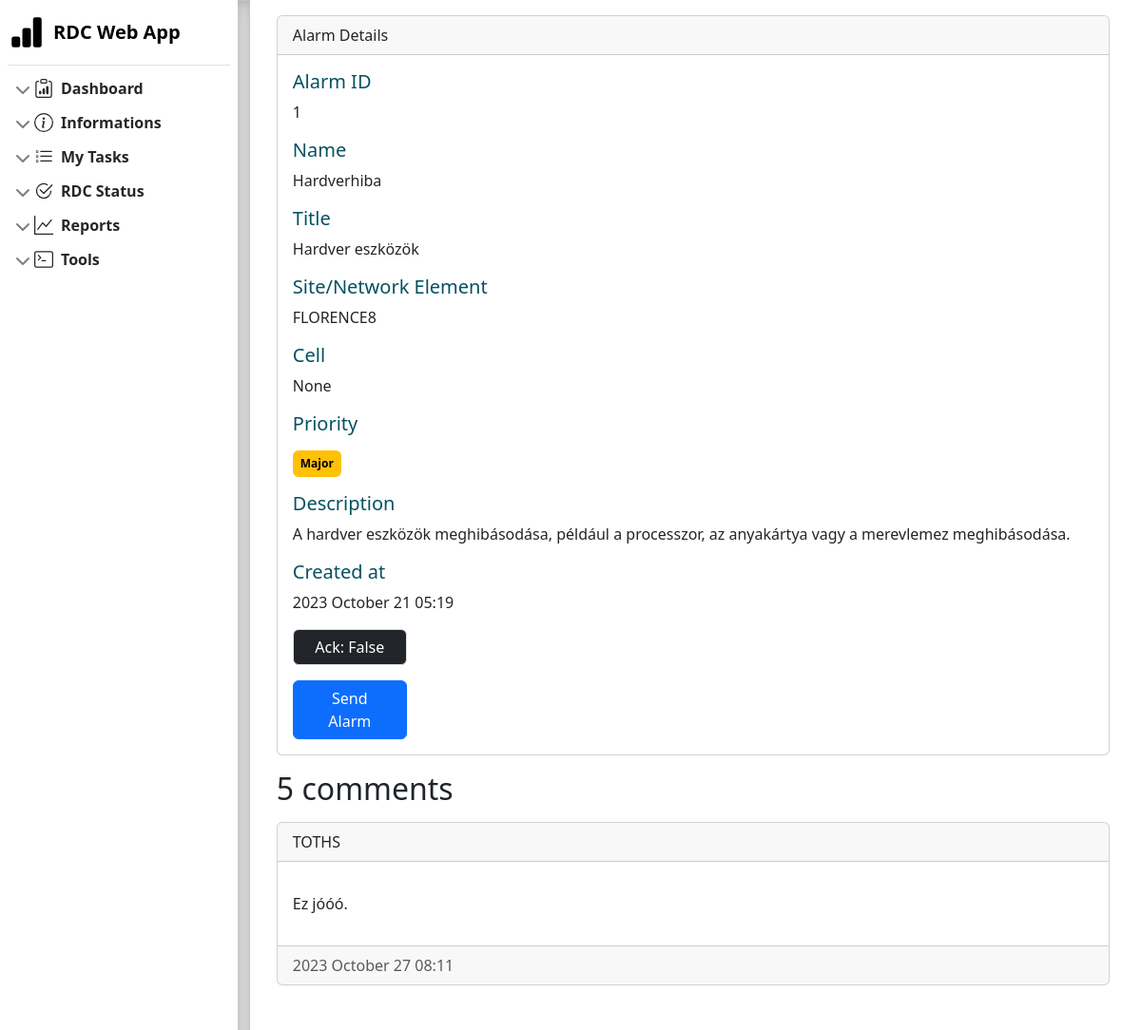
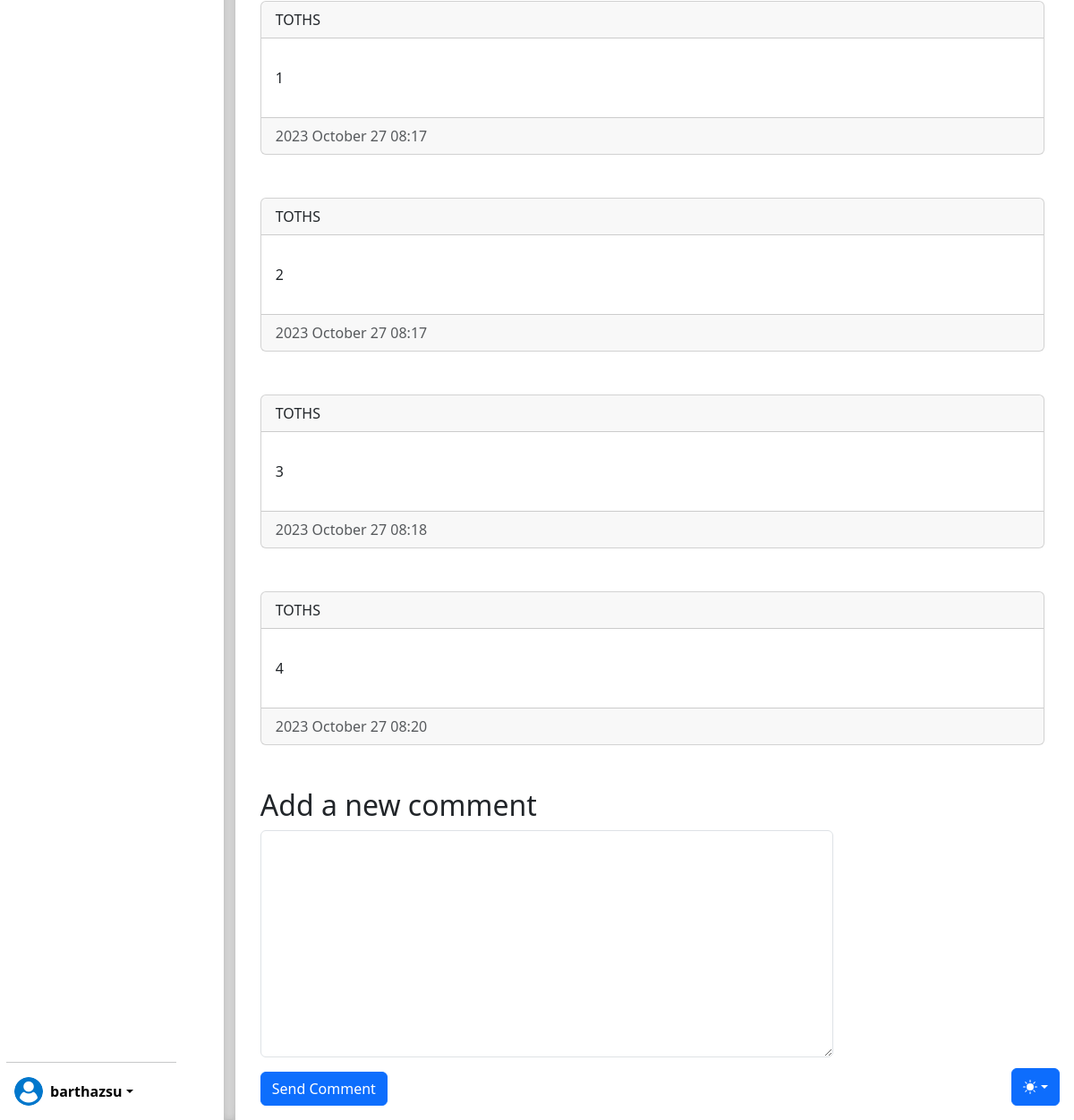
/1/ (signed in), run on the app's committed database (2 pictures, top to bottom).
### dashboard/models.py (models this page shows, shortened)
class Alarm(models.Model):
    class Priority(models.TextChoices):
        CRITICAL = 'CR', 'Critical'
        MAJOR  = 'MJ', 'Major'
        MINOR = 'MN', 'Minor'
    type = models.ForeignKey(AlarmType, null=True, on_delete=models.PROTECT, related_name='alarm_type')
    check_result = models.BooleanField()
    ack = models.BooleanField()
    created_at = models.DateTimeField()
    cell = models.ForeignKey(Cell, null=True, blank=True, on_delete=models.PROTECT, related_name='alarm_cell')
    site = models.ForeignKey(Site, null=True, blank=True, on_delete=models.PROTECT,
                             related_name='alarm_site', verbose_name='Site/Object')
    priority = models.CharField(max_length=2, choices=Priority.choices, default=Priority.MAJOR)
    objects = models.Manager()
    not_ack_alarm = NotAckAlarm()
    class Meta:
        ordering = ['created_at']
        indexes = [models.Index(fields=['created_at'])]
    def get_priority_css_class(self):
        css_classes = {
            self.Priority.CRITICAL: 'badge text-bg-danger',
            self.Priority.MAJOR: 'badge text-bg-warning',
            self.Priority.MINOR: 'badge text-bg-info',
        }
        return css_classes.get(self.priority, 'badge text-bg-primary')

class AlarmType(models.Model):
    name = models.CharField(max_length=50)
    title = models.CharField(max_length=200)
    description = models.TextField()
    class Meta:
        ordering = ['name']
        indexes = [models.Index(fields=['name'])]

class Site(models.Model):
    name = models.CharField(max_length=50, unique=True)
    hw_type = models.ForeignKey(HwType, null=True, on_delete=models.PROTECT)
    oss = models.IntegerField()
    site_controller = models.ForeignKey(SiteController, null=True, on_delete=models.PROTECT)
    territorial_division = models.ForeignKey(TerritorialDivision, null=True, on_delete=models.PROTECT)
    class Meta:
        ordering = ['name']
        indexes = [models.Index(fields=['name'])]
    def __str__(self):
        return self.name

class Comment(models.Model):
    alarm = models.ForeignKey(Alarm, null=True, on_delete=models.PROTECT, related_name="comments")
    text = models.TextField()
    user = models.ForeignKey(User, null=True, on_delete=models.PROTECT)
    created = models.DateTimeField(auto_now_add=True)
    updated = models.DateTimeField(auto_now=True)
    active = models.BooleanField(default=True)
    class Meta:
        ordering = ['created']
        indexes = [
            models.Index(fields=['created']),
            ]

### dashboard/views.py (the view)
# urls.py: path('<int:id>/', views.alarm_detail, name='alarm_detail'),
@login_required
def alarm_detail(request, id):
    alarm = get_object_or_404(Alarm, id=id, ack=False)
    comments = alarm.comments.filter(active=True)
    form = CommentForm()
    return render(request, 'dashboard/detail.html', {'alarm': alarm, 'comments': comments, 'form': form})

### dashboard/forms.py
class CommentForm(forms.ModelForm):
    class Meta:
        model = Comment
        fields = ['text']
        widgets = {'text': forms.Textarea(attrs={
            'class': 'form-control',
            'style': 'resize: both; width: 40em',
            'cols': 50,
            'rows': 10})}

### dashboard/templates/dashboard/detail.html (shortened to what this page needs)
{% extends "dashboard/base.html" %}
{% block content %}
<div class="container m-3 justify-content-start w-75 overflow-auto">
    <div class="card">
        <div class="card-header">
            Alarm Details
        </div>
        <div class="card-body">
            <h5 class="card-title text-info-emphasis">Alarm ID</h5>
            <p class="card-text">{{ alarm.id }}</p>
            <h5 class="card-title text-info-emphasis">Name</h5>
            <p class="card-text">{{ alarm.type.name }}</p>
            <h5 class="card-title text-info-emphasis">Title</h5>
            <p class="card-text">{{ alarm.type.title }}</p>
            <h5 class="card-title text-info-emphasis">Site/Network Element</h5>
            <p class="card-text">{{ alarm.site }}</p>
            <h5 class="card-title text-info-emphasis">Cell</h5>
            <p class="card-text">{{ alarm.cell }}</p>
            <h5 class="card-title text-info-emphasis mb-3">Priority</h5>
            <p class="badge p-2 {{ alarm.get_priority_css_class }}">{{ alarm.get_priority_display }}</p>
            <h5 class="card-title text-info-emphasis">Description</h5>
            <p class="card-text ">{{ alarm.type.description }}</p>
            <h5 class="card-title text-info-emphasis">Created at</h5>
            <p class="card-text">{{ alarm.created_at|date:"Y F j" }} {{ alarm.created_at|date:"H:i" }}</p>
            <a href="#"
                class="btn border {% if alarm.ack %}btn-light{% else %}btn-dark{% endif %} mb-3"
                style="width: 120px">
                Ack: {{ alarm.ack }}
            </a><br>
            <a href="{% url "dashboard:alarm_share" alarm.id %}" class="btn btn-primary px-3" style="width: 120px">
                Send Alarm
            </a>
        </div>
    </div>
    {% with comments.count as total_comments %}
        <h2 class="card-title text-start my-3">
            {{ total_comments }} comment{{ total_comments|pluralize }}
        </h2>
    {% endwith %}
    {% for comment in comments %}
        <div class="card mb-5">
            <div class="card-header">
                {{ comment.user|upper }}
            </div>
            <div class="card-body">
                <p class="card-text">{{ comment.text|linebreaks }}</p>
            </div>
            <div class="card-footer text-muted">
                {{ comment.created|date:"Y F j" }} {{ comment.created|date:"H:i" }}
            </div>
        </div>
        {% empty %}
        <p class="text-info-emphasis">There are no comments.</p>
    {% endfor %}
    {% include "includes/comment_form.html" %}
</div>
{% endblock %}

### dashboard/templates/dashboard/base.html (shortened to what this page needs)
{% load static %}
<!DOCTYPE html>
<html lang="en" data-bs-theme="dark">
    <head>
        <link href="{% static "css/bootstrap.min.css" %}" rel="stylesheet">
        <link href="{% static "css/base.css" %}" rel="stylesheet">
        <link href="{% static "css/sidebars.css" %}" rel="stylesheet">
    </head>
<body>
    <div class="dropdown position-fixed bottom-0 end-0 mb-3 me-3 bd-mode-toggle">
        <button class="btn btn-bd-primary py-2 dropdown-toggle d-flex align-items-center" id="bd-theme" type="button"
            aria-expanded="false" data-bs-toggle="dropdown" aria-label="Toggle theme (auto)">
            <svg class="bi my-1 theme-icon-active" width="1em" height="1em"><use href="#circle-half"></use></svg>
        </button>
    </div>
    <main class="d-flex d-flex-nowrap">
        <div class="d-flex flex-column p-2" style="width: 250px;">
            <a href="{% url "dashboard:index" %}" class="d-flex align-items-center pt-2 pb-3 mb-2 link-body-emphasis text-decoration-none border-bottom">
                <svg class="bi pe-none me-2" width="40" height="36"><use xlink:href="#barchart"/></svg>
                <span class="fs-5 fw-semibold">RDC Web App</span>
            </a>
            <ul class="list-unstyled ps-0 overflow-auto" style="max-height: 85%;">
                <li class="mb-1">
                    <button class="btn btn-toggle d-inline-flex align-items-center rounded border-0 collapsed" data-bs-toggle="collapse" data-bs-target="#dashboard-collapse" aria-expanded="true">
                        <svg class="bi pe-none me-2" width="20" height="20"><use xlink:href="#dashboard"/></svg>
                        Dashboard
                    </button>
                </li>
                <li class="mb-1">
                    <button class="btn btn-toggle d-inline-flex align-items-center rounded border-0 collapsed" data-bs-toggle="collapse" data-bs-target="#help-collapse" aria-expanded="true">
                        <svg class="bi pe-none me-2" width="20" height="20"><use xlink:href="#help"/></svg>
                        Informations
                    </button>
                </li>
                <li class="mb-1">
                    <button class="btn btn-toggle d-inline-flex align-items-center rounded border-0 collapsed" data-bs-toggle="collapse" data-bs-target="#task-collapse" aria-expanded="true">
                        <svg class="bi pe-none me-2" width="20" height="20"><use xlink:href="#task"/></svg>
                        My Tasks
                    </button>
                </li>
                <li class="mb-1">
                    <button class="btn btn-toggle d-inline-flex align-items-center rounded border-0 collapsed" data-bs-toggle="collapse" data-bs-target="#status-collapse" aria-expanded="true">
                        <svg class="bi pe-none me-2" width="20" height="20"><use xlink:href="#status"/></svg>
                        RDC Status
                    </button>
                </li>
                <li class="mb-1">
                    <button class="btn btn-toggle d-inline-flex align-items-center rounded border-0 collapsed" data-bs-toggle="collapse" data-bs-target="#report-collapse" aria-expanded="true">
                        <svg class="bi pe-none me-2" width="20" height="20"><use xlink:href="#report"/></svg>
                        Reports
                    </button>
                </li>
                <li class="mb-1">
                    <button class="btn btn-toggle d-inline-flex align-items-center rounded border-0 collapsed" data-bs-toggle="collapse" data-bs-target="#tool-collapse" aria-expanded="true">
                        <svg class="bi pe-none me-2" width="20" height="20"><use xlink:href="#tool"/></svg>
                        Tools
                    </button>
                </li>
            </ul>
            <div class="dropdown pb-3 px-0" style="position: fixed; bottom: 0px;">
                <hr class="" style="width: 190px; margin-left: -1px;">
                <a href="#" class="d-flex align-items-center link-body-emphasis text-decoration-none dropdown-toggle px-2"
                    data-bs-toggle="dropdown" aria-expanded="false">
                    <img src="{% static "image/profile.png" %}" alt="" width="32" height="32" class="rounded-circle me-2">
                    {% if request.user.is_authenticated %}
                        <strong>{{ request.user.username }}</strong>
                    {% endif %}
                </a>
            </div>
        </div>
        <div class="b-example-divider b-example-vr"></div>
        {% block content %}
        {% endblock %}
    </main>
    <script src="{% static "js/sidebars.js" %}"></script></body>
</html>

### rdc/static/css/base.css (style rules this page uses)
.b-example-divider { width: 100%; height: 3rem; background-color: rgba(0, 0, 0, .1); border: solid rgba(0, 0, 0, .15); border-width: 1px 0; box-shadow: inset 0 .5em 1.5em rgba(0, 0, 0, .1), inset 0 .125em .5em rgba(0, 0, 0, .15); }
.b-example-vr { flex-shrink: 0; width: 0.8rem; height: 100vh; }
.bi { vertical-align: -.125em; fill: currentColor; }
.btn-bd-primary { --bd-violet-bg: #0d6dfd; --bd-violet-rgb: 112.520718, 44.062154, 249.437846; --bs-btn-font-weight: 600; --bs-btn-color: var(--bs-white); --bs-btn-bg: var(--bd-violet-bg); --bs-btn-border-color: var(--bd-violet-bg); --bs-btn-hover-color: var(--bs-white); --bs-btn-hover-bg: #6528e0; --bs-btn-hover-border-color: #6528e0; --bs-btn-focus-shadow-rgb: var(--bd-violet-rgb); --bs-btn-active-color: var(--bs-btn-hover-color); --bs-btn-active-bg: #5a23c8; --bs-btn-active-border-color: #5a23c8; }
.bd-mode-toggle { z-index: 1500; }

### rdc/static/css/sidebars.css (style rules this page uses)
body { min-height: 100vh; min-height: -webkit-fill-available; }
html { height: -webkit-fill-available; }
main { height: 100vh; height: -webkit-fill-available; max-height: 100vh; overflow-x: auto; overflow-y: hidden; }
.dropdown-toggle { outline: 0; }
.btn-toggle { padding: .25rem .5rem; font-weight: 600; color: var(--bs-emphasis-color); background-color: transparent; }
.btn-toggle::before { width: 1.25em; line-height: 0; transition: transform .35s ease; transform-origin: .5em 50%; }
.btn-toggle[aria-expanded="true"] { color: rgba(var(--bs-emphasis-color-rgb), .85); }
.btn-toggle[aria-expanded="true"]::before { transform: rotate(90deg); }

### data on the page
Alarm: id "1", type.name "Hardverhiba", type "Hardver eszközök", site "FLORENCE8", cell "None", priority "Major", type.description "A hardver eszközök meghibásodása, például a processzor, az anyakártya vagy a merevlemez meghibásodása.", created_at "2023 October 21", created_at "05:19", ack "False"
Comment: user "TOTHS", text "Ez jóóó.", created "2023 October 27", created "08:11"
Comment: user "TOTHS", text "1", created "2023 October 27", created "08:17"
Comment: user "TOTHS", text "2", created "2023 October 27", created "08:17"
Comment: user "TOTHS", text "3", created "2023 October 27", created "08:18"
Comment: user "TOTHS", text "4", created "2023 October 27", created "08:20"

### other printed values
{{ request.user.username }} "barthazsu"
{{ total_comments }} "5"
